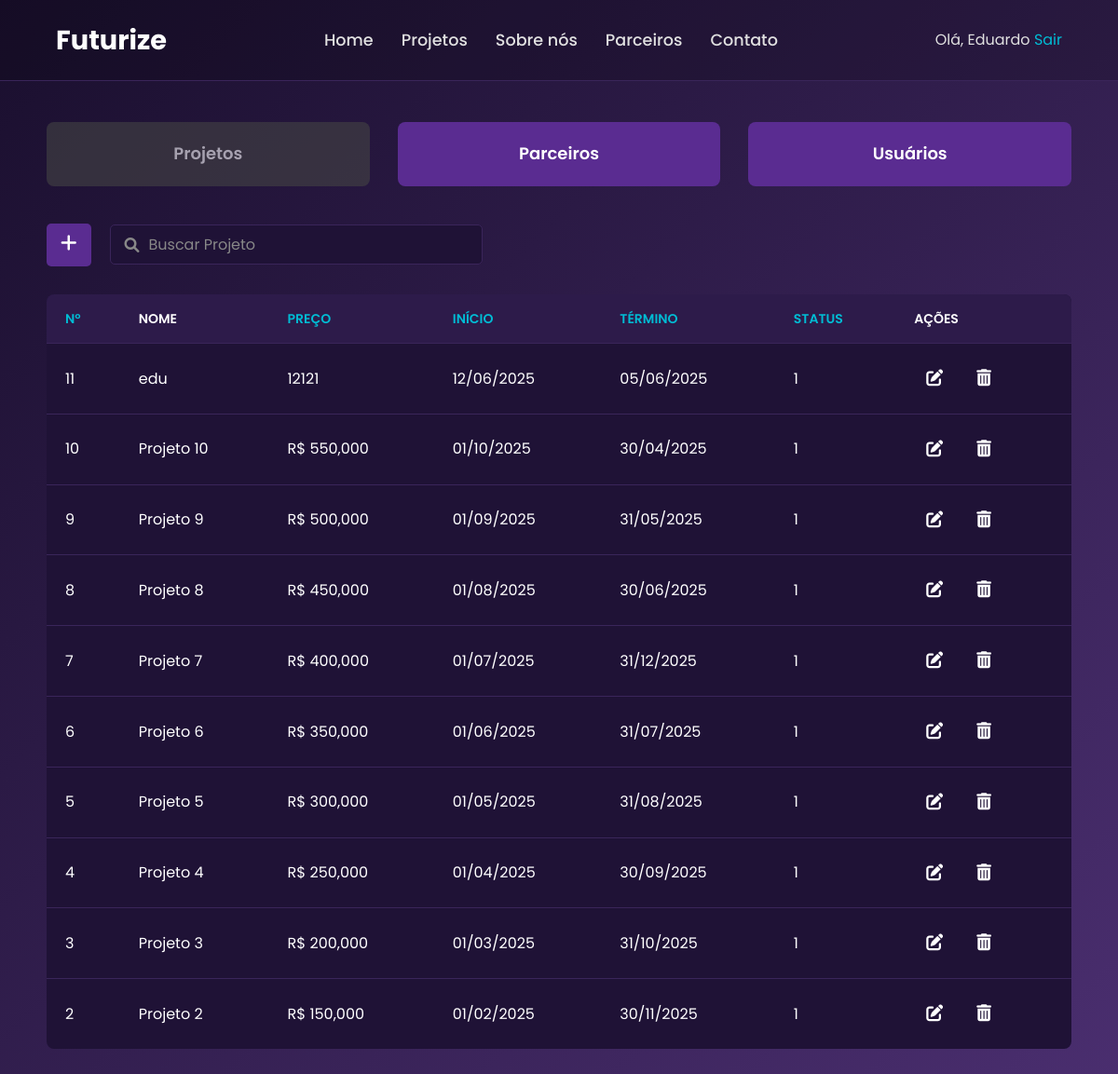
Page /dashboard_projeto.php?ordenarPor=pjt_Id&ordem=DESC (signed in) on the committed database.
### tables this page shows
CREATE TABLE `projeto` (
  `pjt_Id` int(11) NOT NULL,
  `pjt_Nome` varchar(60) NOT NULL,
  `pjt_Foto` varchar(250) DEFAULT NULL,
  `pjt_Resumo` varchar(250) NOT NULL,
  `pjt_DataInicio` date DEFAULT NULL,
  `pjt_DataTermino` date DEFAULT NULL,
  `pjt_Preco` varchar(200) DEFAULT NULL,
  `pjt_site` varchar(300) DEFAULT NULL,
  `pjt_Status` int(11) DEFAULT NULL
);

### Controller/ordena/projeto.php (called while the page is built, shortened)
<?php
include_once __DIR__ . "/../database.php";
$conn = mysqli_connect($serve, $serve_user, $serve_password, $database_name);
$ordenarPor = $_GET['ordenarPor'] ?? 'pjt_Id';
$ordem = ($_GET['ordem'] ?? 'ASC') === 'DESC' ? 'DESC' : 'ASC';
$colunasPermitidas = ['pjt_Id', 'pjt_Preco', 'pjt_DataInicio', 'pjt_DataTermino', 'pjt_Status'];
$ordenarPorSeguro = in_array($ordenarPor, $colunasPermitidas) ? $ordenarPor : 'pjt_Id';
$ordemSeguro = $ordem;
$sql = "SELECT * FROM projeto";
$sql .= " ORDER BY $ordenarPorSeguro $ordemSeguro";
$consultaProjetos_bd = mysqli_query($conn, $sql);
?>

### dashboard_projeto.php (the view, shortened to what this page needs)
<!DOCTYPE html>
<html lang="pt-BR">
<head>
    <link rel="stylesheet" href="css/dashboard.css">
    <link rel="stylesheet" href="https://cdnjs.cloudflare.com/ajax/libs/font-awesome/6.0.0-beta3/css/all.min.css">
</head>
<body>
    <?php include "navbar_logado.php";
        require "Controller/Listar/listar_Tudo.php";
        include "Controller/ordena/projeto.php";?>
    <br>
    <br>
    <main class="container">
        <div class="nav-buttons">
            <a href="dashboard_projeto.php"
            class="nav-btn <?php echo basename($_SERVER['PHP_SELF']) === 'dashboard_projeto.php' ? 'active' : ''; ?>">
            Projetos
            </a>
            <a href="dashboard_parceiro.php"
            class="nav-btn <?php echo basename($_SERVER['PHP_SELF']) === 'dashboard_parceiro.php' ? 'active' : ''; ?>">
            Parceiros
            </a>
            <a href="dashboard_usuario.php"
            class="nav-btn <?php echo basename($_SERVER['PHP_SELF']) === 'dashboard_usuario.php' ? 'active' : ''; ?>">
            Usuários
            </a>
        </div>
        <div class="search-section">
            <div class="add-button">
                <a href="form_cadas_projetos.php"><i class="fas fa-plus"></i></a>
            </div>
            <form method="GET" class="search-box">
                <i class="fas fa-search"></i>
                <input type="text" name="buscaProjeto" placeholder="Buscar Projeto" value="<?php echo isset($_GET['buscaProjeto']) ? htmlspecialchars($_GET['buscaProjeto']) : ''; ?>">
            </form>
        </div>
        <table class="projects-table">
            <thead>
                <tr>
                    <th><a href="?ordenarPor=pjt_Id&ordem=<?php echo ($ordenarPor === 'pjt_Id' && $ordem === 'ASC') ? 'DESC' : 'ASC'; ?>">Nº</a></th>
                    <th>Nome</th>
                    <th><a href="?ordenarPor=pjt_Preco&ordem=<?php echo ($ordenarPor === 'pjt_Preco' && $ordem === 'ASC') ? 'DESC' : 'ASC'; ?>">Preço</a></th>
                    <th><a href="?ordenarPor=pjt_DataInicio&ordem=<?php echo ($ordenarPor === 'pjt_DataInicio' && $ordem === 'ASC') ? 'DESC' : 'ASC'; ?>">Início</a></th>
                    <th><a href="?ordenarPor=pjt_DataTermino&ordem=<?php echo ($ordenarPor === 'pjt_DataTermino' && $ordem === 'ASC') ? 'DESC' : 'ASC'; ?>">Término</a></th>
                    <th><a href="?ordenarPor=pjt_Status&ordem=<?php echo ($ordenarPor === 'pjt_Status' && $ordem === 'ASC') ? 'DESC' : 'ASC'; ?>">Status</a></th>
                    <th>Ações</th>
                </tr>
            </thead>
            <?php
                $contador = 0;
                if ($consultaProjetos_bd && mysqli_num_rows($consultaProjetos_bd) > 0):
            ?>
            <tbody>
                    <?php while(($dadosProjetos_db = mysqli_fetch_assoc($consultaProjetos_bd)) && $contador < 10):
                        $contador++;
                    ?>
                <tr>
                    <td><?php echo $dadosProjetos_db['pjt_Id']; ?></td>
                    <td><?php echo $dadosProjetos_db['pjt_Nome']; ?></td>
                    <td><?php echo $dadosProjetos_db['pjt_Preco']; ?></td>
                    <td><?php echo date('d/m/Y', strtotime($dadosProjetos_db['pjt_DataInicio'])); ?></td>
                    <td><?php echo date('d/m/Y', strtotime($dadosProjetos_db['pjt_DataTermino'])); ?></td>
                    <td><?php echo $dadosProjetos_db['pjt_Status']; ?></td>
                    <td>
                        <div class="action-buttons">
                            <a href="atualizar_projeto.php?pjt_Id=<?php echo $dadosProjetos_db['pjt_Id']?>"
                            title="Atualizar" class="icon-action">
                            <i class="fas fa-edit"></i>
                            </a>
                            <a href="Controller/Deletar/deletar_projeto.php?pjt_Id=<?php echo $dadosProjetos_db['pjt_Id']?>"
                            title="Excluir" class="icon-action delete"
                            onclick="return confirm('Tem certeza que deseja excluir este Projeto?');">
                            <i class="fas fa-trash-alt"></i>
                            </a>
                        </div>
                    </td>
                </tr>
                    <?php endwhile; ?>
            <?php
                else:
                    echo "<p style='text-align:center; color: red;'>Erro ao buscar os projetos ou nenhum projeto encontrado.</p>";
                endif;
            ?>
            </tbody>
        </table>
    </main>
</body>
</html>

### css/dashboard.css (style rules this page uses)
:root { --dark-purple: #1a0f2e; --light-purple: #4a2e6f; --text-white: #ffffff; --text-blue-light: #80c0ff; --green-button: #28a745; --table-header-bg: #2d1b4a; --table-row-bg: #1f1236; --border-color: #3a255a; }
* { margin: 0; padding: 0; box-sizing: border-box; }
body { font-family: 'Poppins', sans-serif; background: linear-gradient(135deg, var(--dark-purple), var(--light-purple)); color: var(--text-white); min-height: 100vh; }
.container { padding: 40px 50px; }
.search-section { display: flex; align-items: center; margin-bottom: 30px; }
.add-button { background-color: #5a2c91; border-radius: 5px; padding: 10px 15px; margin-right: 20px; cursor: pointer; transition: background-color 0.3s ease; }
.add-button .fas { font-size: 20px; color: var(--text-white); }
.search-box { display: flex; align-items: center; background-color: var(--table-row-bg); border: 1px solid var(--border-color); border-radius: 5px; padding: 8px 15px; flex-grow: 1; max-width: 400px; }
.search-box .fas { color: #888; margin-right: 10px; }
.search-box input { background: none; border: none; outline: none; color: var(--text-white); font-size: 16px; width: 100%; }
.search-box input::placeholder { color: #888; }
.projects-table { width: 100%; border-collapse: collapse; background-color: var(--table-row-bg); border-radius: 8px; overflow: hidden; }
.projects-table th, .projects-table td { padding: 15px 20px; text-align: left; border-bottom: 1px solid var(--border-color); }
.projects-table th { background-color: var(--table-header-bg); color: var(--text-white); font-weight: 600; text-transform: uppercase; font-size: 14px; }
.projects-table td { color: var(--text-white); }
.projects-table tbody tr:last-child td { border-bottom: none; }
.action-buttons { display: flex; gap: 10px; }
.nav-buttons { display: flex; gap: 30px; margin: 40px 0; justify-content: space-between; flex-wrap: wrap; }
.nav-btn { flex: 1; min-width: 150px; text-align: center; padding: 20px 0; background-color: #5a2c91; color: white; border-radius: 8px; text-decoration: none; font-weight: 600; font-size: 18px; transition: background-color 0.3s, transform 0.2s; }
.nav-btn.active { background-color: #444; pointer-events: none; opacity: 0.6; cursor: default; }
.icon-action { background-color: transparent; border: none; color: #ffffff; font-size: 18px; margin: 0 5px; padding: 8px; border-radius: 6px; transition: background-color 0.3s ease; cursor: pointer; text-decoration: none; }

### css/navbar.css (style rules this page uses)
:root { --background-dark: #120b22; --background-gradient-start: #1b1030; --background-gradient-end: #2a154c; --card-background: #1e1136; --accent-color: #6a0572; --light-blue: #00bcd4; --white-text: #ffffff; --light-gray-text: #e0e0e0; }
* { margin: 0; padding: 0; box-sizing: border-box; font-family: 'Poppins', sans-serif; }
body { background-color: var(--background-dark); color: var(--light-gray-text); line-height: 1.6; }
a { color: var(--light-blue); text-decoration: none; transition: color 0.3s ease; }

### rows in the picture
projeto: pjt_Id "11", pjt_Nome "edu", pjt_Preco "12121", pjt_DataInicio "12/06/2025", pjt_DataTermino "05/06/2025", pjt_Status "1"
projeto: pjt_Id "10", pjt_Nome "Projeto 10", pjt_Preco "R$ 550,000", pjt_DataInicio "01/10/2025", pjt_DataTermino "30/04/2025", pjt_Status "1"
projeto: pjt_Id "9", pjt_Nome "Projeto 9", pjt_Preco "R$ 500,000", pjt_DataInicio "01/09/2025", pjt_DataTermino "31/05/2025", pjt_Status "1"
projeto: pjt_Id "8", pjt_Nome "Projeto 8", pjt_Preco "R$ 450,000", pjt_DataInicio "01/08/2025", pjt_DataTermino "30/06/2025", pjt_Status "1"
projeto: pjt_Id "7", pjt_Nome "Projeto 7", pjt_Preco "R$ 400,000", pjt_DataInicio "01/07/2025", pjt_DataTermino "31/12/2025", pjt_Status "1"
projeto: pjt_Id "6", pjt_Nome "Projeto 6", pjt_Preco "R$ 350,000", pjt_DataInicio "01/06/2025", pjt_DataTermino "31/07/2025", pjt_Status "1"
projeto: pjt_Id "5", pjt_Nome "Projeto 5", pjt_Preco "R$ 300,000", pjt_DataInicio "01/05/2025", pjt_DataTermino "31/08/2025", pjt_Status "1"
projeto: pjt_Id "4", pjt_Nome "Projeto 4", pjt_Preco "R$ 250,000", pjt_DataInicio "01/04/2025", pjt_DataTermino "30/09/2025", pjt_Status "1"
projeto: pjt_Id "3", pjt_Nome "Projeto 3", pjt_Preco "R$ 200,000", pjt_DataInicio "01/03/2025", pjt_DataTermino "31/10/2025", pjt_Status "1"
projeto: pjt_Id "2", pjt_Nome "Projeto 2", pjt_Preco "R$ 150,000", pjt_DataInicio "01/02/2025", pjt_DataTermino "30/11/2025", pjt_Status "1"

### other values in the picture
$_SESSION['admin']['login'] "Eduardo"
